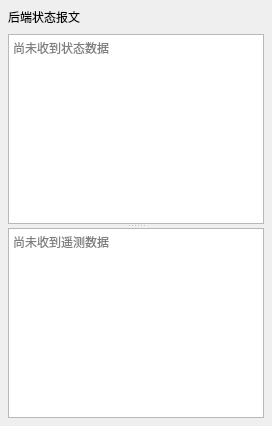
       <widget class="QWidget" name="rawStatusTab">
        <attribute name="title">
         <string>原始状态 / 遥测</string>
        </attribute>
        <layout class="QVBoxLayout" name="rawStatusLayout" stretch="0,1">
         <property name="leftMargin">
          <number>8</number>
         </property>
         <property name="topMargin">
          <number>8</number>
         </property>
         <property name="rightMargin">
          <number>8</number>
         </property>
         <property name="bottomMargin">
          <number>8</number>
         </property>
         <property name="spacing">
          <number>8</number>
         </property>
         <item>
          <widget class="QLabel" name="rawStatusTitle">
           <property name="text">
            <string>后端状态报文</string>
           </property>
           <property name="textFormat">
            <enum>Qt::PlainText</enum>
           </property>
           <property name="wordWrap">
            <bool>true</bool>
           </property>
          </widget>
         </item>
         <item>
          <widget class="QSplitter" name="rawStatusSplitter">
           <property name="orientation">
            <enum>Qt::Vertical</enum>
           </property>
           <widget class="QPlainTextEdit" name="statusEdit">
            <property name="readOnly">
             <bool>true</bool>
            </property>
            <property name="maximumBlockCount">
             <number>2000</number>
            </property>
            <property name="lineWrapMode">
             <enum>QPlainTextEdit::WidgetWidth</enum>
            </property>
            <property name="placeholderText">
             <string>尚未收到状态数据</string>
            </property>
           </widget>
           <widget class="QPlainTextEdit" name="telemetryEdit">
            <property name="readOnly">
             <bool>true</bool>
            </property>
            <property name="maximumBlockCount">
             <number>2000</number>
            </property>
            <property name="lineWrapMode">
             <enum>QPlainTextEdit::WidgetWidth</enum>
            </property>
            <property name="placeholderText">
             <string>尚未收到遥测数据</string>
            </property>
           </widget>
          </widget>
         </item>
        </layout>
       </widget>
